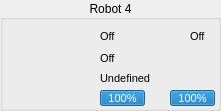
   <widget class="QGroupBox" name="groupBox_5">
    <property name="geometry">
     <rect>
      <x>920</x>
      <y>558</y>
      <width>221</width>
      <height>111</height>
     </rect>
    </property>
    <property name="title">
     <string>Robot 4</string>
    </property>
    <property name="alignment">
     <set>Qt::AlignCenter</set>
    </property>
    <widget class="QLabel" name="sprite_5">
     <property name="geometry">
      <rect>
       <x>8</x>
       <y>29</y>
       <width>64</width>
       <height>64</height>
      </rect>
     </property>
     <property name="text">
      <string/>
     </property>
     <property name="pixmap">
      <pixmap resource="../../rsc.qrc">:/textures/textures/robots/blue/b4.png</pixmap>
     </property>
     <property name="scaledContents">
      <bool>true</bool>
     </property>
    </widget>
    <widget class="QProgressBar" name="battery_5">
     <property name="geometry">
      <rect>
       <x>100</x>
       <y>90</y>
       <width>45</width>
       <height>16</height>
      </rect>
     </property>
     <property name="font">
      <font>
       <pointsize>8</pointsize>
      </font>
     </property>
     <property name="value">
      <number>100</number>
     </property>
    </widget>
    <widget class="QLabel" name="status_5">
     <property name="geometry">
      <rect>
       <x>100</x>
       <y>28</y>
       <width>17</width>
       <height>17</height>
      </rect>
     </property>
     <property name="font">
      <font>
       <pointsize>8</pointsize>
      </font>
     </property>
     <property name="text">
      <string>Off</string>
     </property>
    </widget>
    <widget class="QLabel" name="dribble_5">
     <property name="geometry">
      <rect>
       <x>100</x>
       <y>50</y>
       <width>17</width>
       <height>17</height>
      </rect>
     </property>
     <property name="font">
      <font>
       <pointsize>8</pointsize>
      </font>
     </property>
     <property name="text">
      <string>Off</string>
     </property>
    </widget>
    <widget class="QProgressBar" name="chute_5">
     <property name="geometry">
      <rect>
       <x>170</x>
       <y>90</y>
       <width>45</width>
       <height>16</height>
      </rect>
     </property>
     <property name="font">
      <font>
       <pointsize>8</pointsize>
      </font>
     </property>
     <property name="autoFillBackground">
      <bool>false</bool>
     </property>
     <property name="value">
      <number>100</number>
     </property>
    </widget>
    <widget class="QLabel" name="role_5">
     <property name="geometry">
      <rect>
       <x>100</x>
       <y>70</y>
       <width>111</width>
       <height>17</height>
      </rect>
     </property>
     <property name="font">
      <font>
       <pointsize>8</pointsize>
      </font>
     </property>
     <property name="text">
      <string>Undefined</string>
     </property>
    </widget>
    <widget class="QLabel" name="label_31">
     <property name="geometry">
      <rect>
       <x>80</x>
       <y>50</y>
       <width>16</width>
       <height>16</height>
      </rect>
     </property>
     <property name="text">
      <string/>
     </property>
     <property name="pixmap">
      <pixmap resource="../../rsc.qrc">:/textures/textures/ui/dribble.png</pixmap>
     </property>
     <property name="scaledContents">
      <bool>true</bool>
     </property>
    </widget>
    <widget class="QLabel" name="imgrole_5">
     <property name="geometry">
      <rect>
       <x>80</x>
       <y>70</y>
       <width>16</width>
       <height>16</height>
      </rect>
     </property>
     <property name="text">
      <string/>
     </property>
     <property name="pixmap">
      <pixmap resource="../../rsc.qrc">:/textures/textures/ui/none.png</pixmap>
     </property>
     <property name="scaledContents">
      <bool>true</bool>
     </property>
    </widget>
    <widget class="QLabel" name="label_14">
     <property name="geometry">
      <rect>
       <x>150</x>
       <y>90</y>
       <width>16</width>
       <height>16</height>
      </rect>
     </property>
     <property name="text">
      <string/>
     </property>
     <property name="pixmap">
      <pixmap resource="../../rsc.qrc">:/textures/textures/ui/chute.png</pixmap>
     </property>
     <property name="scaledContents">
      <bool>true</bool>
     </property>
    </widget>
    <widget class="QLabel" name="label_25">
     <property name="geometry">
      <rect>
       <x>80</x>
       <y>30</y>
       <width>16</width>
       <height>14</height>
      </rect>
     </property>
     <property name="text">
      <string/>
     </property>
     <property name="pixmap">
      <pixmap resource="../../rsc.qrc">:/textures/textures/ui/connect.png</pixmap>
     </property>
     <property name="scaledContents">
      <bool>true</bool>
     </property>
    </widget>
    <widget class="QLabel" name="label_5">
     <property name="geometry">
      <rect>
       <x>80</x>
       <y>90</y>
       <width>16</width>
       <height>16</height>
      </rect>
     </property>
     <property name="text">
      <string/>
     </property>
     <property name="pixmap">
      <pixmap resource="../../rsc.qrc">:/textures/textures/ui/battery.png</pixmap>
     </property>
     <property name="scaledContents">
      <bool>true</bool>
     </property>
    </widget>
    <widget class="QLabel" name="vision_5">
     <property name="geometry">
      <rect>
       <x>190</x>
       <y>28</y>
       <width>17</width>
       <height>17</height>
      </rect>
     </property>
     <property name="font">
      <font>
       <pointsize>8</pointsize>
      </font>
     </property>
     <property name="text">
      <string>Off</string>
     </property>
    </widget>
    <widget class="QLabel" name="label_66">
     <property name="geometry">
      <rect>
       <x>170</x>
       <y>30</y>
       <width>16</width>
       <height>14</height>
      </rect>
     </property>
     <property name="text">
      <string/>
     </property>
     <property name="pixmap">
      <pixmap resource="../../rsc.qrc">:/textures/textures/ui/vision.png</pixmap>
     </property>
     <property name="scaledContents">
      <bool>true</bool>
     </property>
    </widget>
   </widget>
